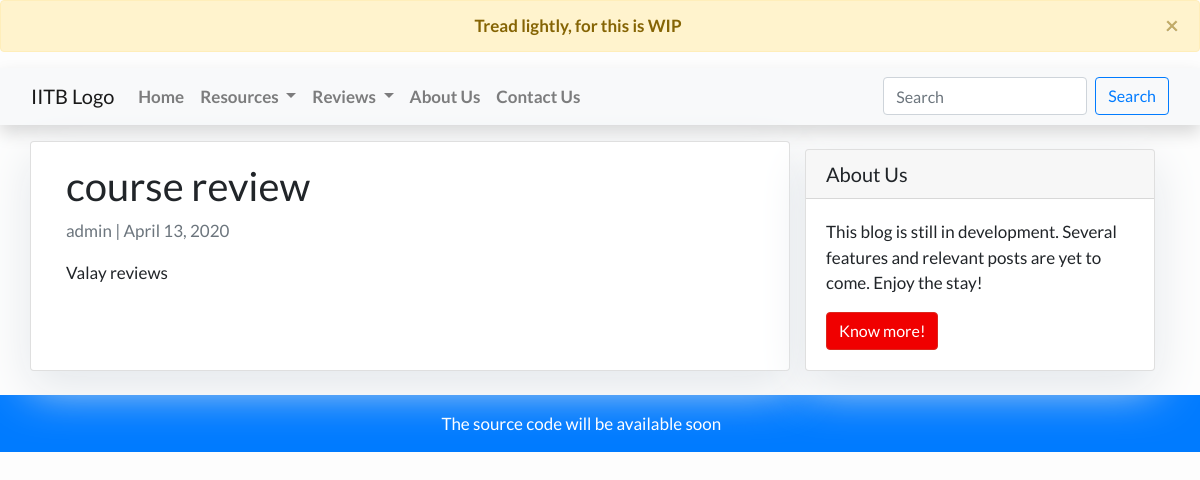
/hello/, run on the app's committed database.
### feed/models.py (models this page shows, shortened)
class Post(models.Model):
    title = models.CharField(max_length=200, unique=True)
    slug = models.SlugField(max_length=50, unique=True)
    author = models.ForeignKey(settings.AUTH_USER_MODEL, on_delete=models.CASCADE)
    content = models.TextField()
    published_date = models.DateTimeField(default=timezone.now)
    published_date_mdy = models.DateField(default=date.today)

### feed/views.py (the view)
# urls.py: path('<slug:slug>/', views.PostDetail.as_view(), name='post_detail'),
class PostDetail(generic.DetailView):
    model = Post
    template_name = 'feed/post_detail.html'

### feed/templates/feed/post_detail.html
{% extends 'feed/base.html' %} {% block content %}
<div class="container">
  <div class="row">
    <div class="col-md-8 card mb-4  mt-3 left  top">
      <div class="card-body">
        <h1>{% block title %} {{ object.title }} {% endblock title %}</h1>
        <p class=" text-muted">{{ post.author }} | {{ post.published_date_mdy }}</p>
        <p class="card-text ">{{ object.content | safe }}</p>
      </div>
    </div>
    {% block sidebar %} {% include 'feed/sidebar.html' %} {% endblock sidebar %}
  </div>
</div>
{% endblock content %}

### feed/templates/feed/base.html (style rules this page uses)
body { font-family: "Lato", sans-serif; font-size: 17px; background-color: #fdfdfd; }

### feed/templates/feed/sidebar.html (style rules this page uses)
.card { box-shadow: 0 16px 48px #E3E7EB; }

### data on the page
Post: title "course review", author "admin", published_date_mdy "April 13, 2020", content "Valay reviews"
